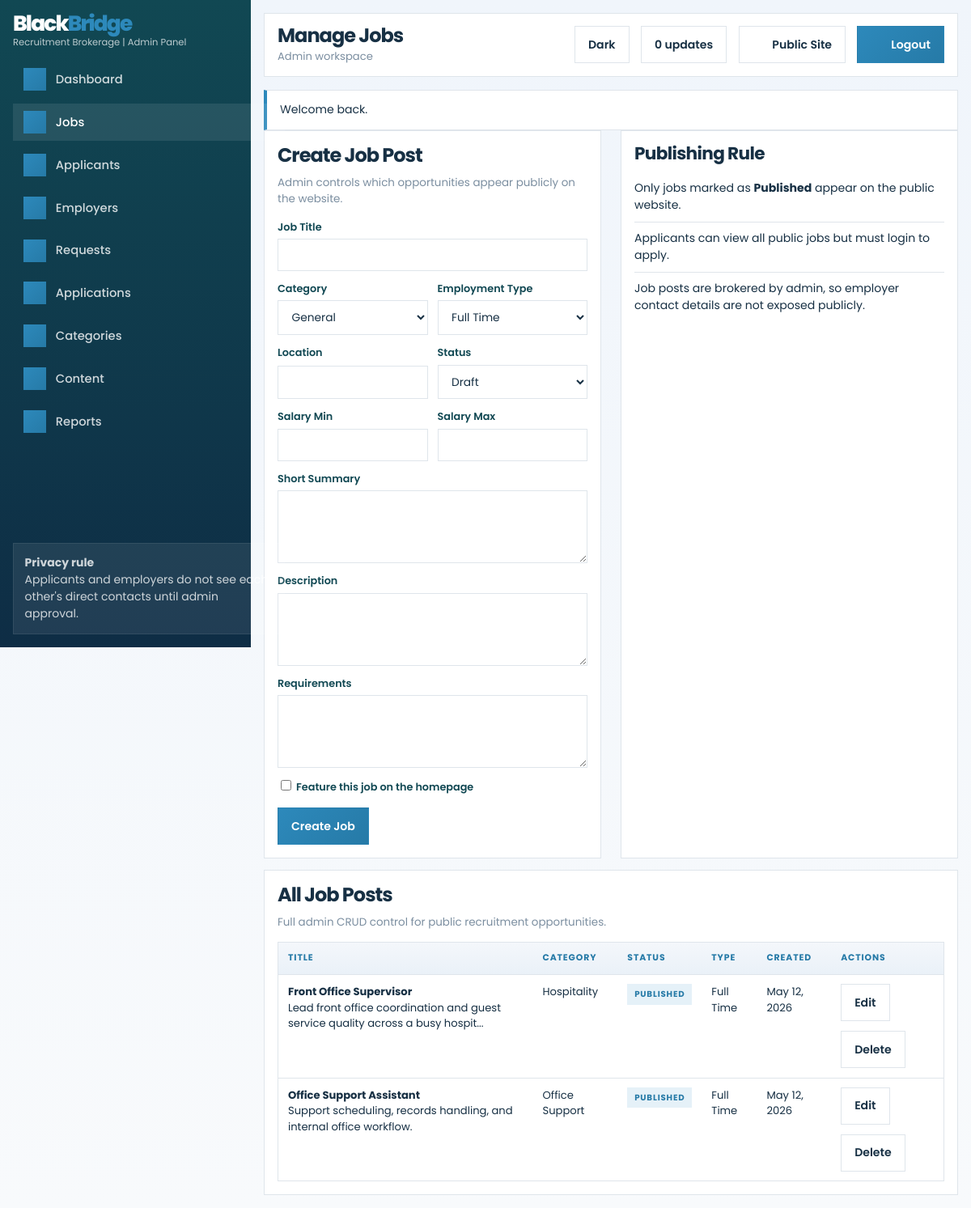
The page /admin/jobs.php (signed in) on the database its author committed.
### tables this page shows
CREATE TABLE IF NOT EXISTS users (
    id INT UNSIGNED AUTO_INCREMENT PRIMARY KEY,
    role ENUM('admin', 'applicant', 'employer') NOT NULL,
    first_name VARCHAR(100) NOT NULL,
    last_name VARCHAR(100) NOT NULL,
    email VARCHAR(190) NOT NULL UNIQUE,
    phone VARCHAR(50) NOT NULL,
    password_hash VARCHAR(255) NOT NULL,
    account_status ENUM('Active', 'Inactive') NOT NULL DEFAULT 'Active',
    created_at DATETIME NOT NULL DEFAULT CURRENT_TIMESTAMP
);

CREATE TABLE IF NOT EXISTS jobs (
    id INT UNSIGNED AUTO_INCREMENT PRIMARY KEY,
    title VARCHAR(200) NOT NULL,
    category_id INT UNSIGNED NULL,
    location VARCHAR(150) NOT NULL,
    employment_type VARCHAR(80) NOT NULL,
    salary_min DECIMAL(10, 2) NULL,
    salary_max DECIMAL(10, 2) NULL,
    summary TEXT NOT NULL,
    description LONGTEXT NOT NULL,
    requirements LONGTEXT NULL,
    status ENUM('Draft', 'Published', 'Closed') NOT NULL DEFAULT 'Draft',
    is_featured TINYINT(1) NOT NULL DEFAULT 0,
    created_by INT UNSIGNED NULL,
    created_at DATETIME NOT NULL DEFAULT CURRENT_TIMESTAMP,
    updated_at DATETIME NOT NULL DEFAULT CURRENT_TIMESTAMP ON UPDATE CURRENT_TIMESTAMP,
    CONSTRAINT fk_jobs_category
        FOREIGN KEY (category_id) REFERENCES skill_categories(id)
        ON DELETE SET NULL,
    CONSTRAINT fk_jobs_creator
        FOREIGN KEY (created_by) REFERENCES users(id)
        ON DELETE SET NULL
);

CREATE TABLE IF NOT EXISTS skill_categories (
    id INT UNSIGNED AUTO_INCREMENT PRIMARY KEY,
    name VARCHAR(150) NOT NULL UNIQUE,
    description TEXT NULL,
    is_active TINYINT(1) NOT NULL DEFAULT 1,
    created_at DATETIME NOT NULL DEFAULT CURRENT_TIMESTAMP
);

### includes/auth.php (called while the page is built, shortened)
<?php
function current_user(): ?array
{
    static $cachedUser = null;
    static $cachedUserId = null;
    $userId = $_SESSION['user_id'] ?? null;
    if ($cachedUser !== null && $cachedUserId === (int) $userId) {
        return $cachedUser;
    }
    global $pdo;
    $statement = $pdo->prepare(
        'SELECT u.*, ep.company_name
         FROM users u
         LEFT JOIN employer_profiles ep ON ep.user_id = u.id
         WHERE u.id = :id
         LIMIT 1'
    );
    $statement->execute(['id' => $userId]);
    $user = $statement->fetch();
    $cachedUser = $user;
    $cachedUserId = (int) $userId;
    return $cachedUser;
}
function is_logged_in(): bool
{
    return current_user() !== null;
}
function require_login(): void
{
    if (is_logged_in()) {
        return;
    }
}
function require_role(array|string $roles): void
{
    require_login();
    $roles = (array) $roles;
    $user = current_user();
    if ($user !== null && in_array($user['role'], $roles, true)) {
        return;
    }
}

### admin/jobs.php (the view, shortened to what this page needs)
<?php
require_once dirname(__DIR__) . '/config/config.php';
require_role('admin');
$pageTitle = 'Manage Jobs';
$editJob = [
    'id' => '',
    'title' => '',
    'category_id' => '',
    'location' => '',
    'employment_type' => 'Full Time',
    'salary_min' => '',
    'salary_max' => '',
    'summary' => '',
    'description' => '',
    'requirements' => '',
    'status' => 'Draft',
    'is_featured' => 0,
];
$editId = (int) ($_GET['edit'] ?? 0);
$jobs = $pdo->query(
    'SELECT j.*, sc.name AS category_name
     FROM jobs j
     LEFT JOIN skill_categories sc ON sc.id = j.category_id
     ORDER BY j.created_at DESC'
)->fetchAll();
require_once dirname(__DIR__) . '/includes/dashboard_header.php';
?>
<section class="two-column">
    <article class="form-card">
        <div class="section-head">
            <div>
                <h2><?= $editId > 0 ? 'Edit Job Post' : 'Create Job Post' ?></h2>
                <p>Admin controls which opportunities appear publicly on the website.</p>
            </div>
        </div>
        <form method="post">
            <div class="form-grid">
                <div class="field full">
                    <label for="title">Job Title</label>
                    <input id="title" name="title" type="text" value="<?= e($editJob['title']) ?>" required>
                </div>
                <div class="field">
                    <label for="category_id">Category</label>
                    <select id="category_id" name="category_id">
                        <option value="">General</option>
                    </select>
                </div>
                <div class="field">
                    <label for="employment_type">Employment Type</label>
                    <select id="employment_type" name="employment_type">
                        <option value="Full Time" <?= selected_option((string) $editJob['employment_type'], 'Full Time') ?>>Full Time</option>
                    </select>
                </div>
                <div class="field">
                    <label for="location">Location</label>
                    <input id="location" name="location" type="text" value="<?= e($editJob['location']) ?>" required>
                </div>
                <div class="field">
                    <label for="status">Status</label>
                    <select id="status" name="status">
                        <option value="Draft" <?= selected_option((string) $editJob['status'], 'Draft') ?>>Draft</option>
                    </select>
                </div>
                <div class="field">
                    <label for="salary_min">Salary Min</label>
                    <input id="salary_min" name="salary_min" type="number" min="0" step="0.01" value="<?= e((string) $editJob['salary_min']) ?>">
                </div>
                <div class="field">
                    <label for="salary_max">Salary Max</label>
                    <input id="salary_max" name="salary_max" type="number" min="0" step="0.01" value="<?= e((string) $editJob['salary_max']) ?>">
                </div>
                <div class="field full">
                    <label for="summary">Short Summary</label>
                    <textarea id="summary" name="summary" required><?= e($editJob['summary']) ?></textarea>
                </div>
                <div class="field full">
                    <label for="description">Description</label>
                    <textarea id="description" name="description" required><?= e($editJob['description']) ?></textarea>
                </div>
                <div class="field full">
                    <label for="requirements">Requirements</label>
                    <textarea id="requirements" name="requirements"><?= e($editJob['requirements']) ?></textarea>
                </div>
                <div class="field full">
                    <label>
                        <input type="checkbox" name="is_featured" value="1" <?= checked_option((int) $editJob['is_featured'] === 1) ?>>
                        Feature this job on the homepage
                    </label>
                </div>
            </div>
            <div class="card-actions" style="margin-top: 1rem;">
                <button class="button button-dark" type="submit"><?= $editId > 0 ? 'Update Job' : 'Create Job' ?></button>
            </div>
        </form>
    </article>
    <article class="panel">
        <h2>Publishing Rule</h2>
        <ul class="list-clean">
            <li>Only jobs marked as <strong>Published</strong> appear on the public website.</li>
            <li>Applicants can view all public jobs but must login to apply.</li>
            <li>Job posts are brokered by admin, so employer contact details are not exposed publicly.</li>
        </ul>
    </article>
</section>
<section class="table-card">
    <div class="section-head">
        <div>
            <h2>All Job Posts</h2>
            <p>Full admin CRUD control for public recruitment opportunities.</p>
        </div>
    </div>
    <div class="table-wrap">
        <table>
            <thead>
                <tr>
                    <th>Title</th>
                    <th>Category</th>
                    <th>Status</th>
                    <th>Type</th>
                    <th>Created</th>
                    <th>Actions</th>
                </tr>
            </thead>
            <tbody>
                <?php foreach ($jobs as $job): ?>
                    <tr>
                        <td>
                            <strong><?= e($job['title']) ?></strong><br>
                            <?= e(truncate_text($job['summary'], 80)) ?>
                        </td>
                        <td><?= e($job['category_name'] ?: 'General') ?></td>
                        <td><span class="badge <?= e(status_badge_class($job['status'])) ?>"><?= e($job['status']) ?></span></td>
                        <td><?= e($job['employment_type']) ?></td>
                        <td><?= e(format_date($job['created_at'])) ?></td>
                        <td>
                            <div class="table-actions">
                                <a class="ghost-button" href="<?= e(app_url('admin/jobs.php?edit=' . $job['id'])) ?>">Edit</a>
                                <form method="post">
                                    <button class="ghost-button" type="submit">Delete</button>
                                </form>
                            </div>
                        </td>
                    </tr>
                <?php endforeach; ?>
            </tbody>
        </table>
    </div>
</section>
<?php require_once dirname(__DIR__) . '/includes/dashboard_footer.php'; ?>

### includes/dashboard_header.php (shortened to what this page needs)
<?php
$pageTitle = $pageTitle ?? 'Dashboard';
$currentUser = current_user();
$flashMessages = get_flashes();
$notificationCount = unread_notification_count($pdo, (int) $currentUser['id']);
$brandPrimary = site_setting($pdo, 'branding.primary_word', 'Black');
$brandAccent = site_setting($pdo, 'branding.accent_word', 'Bridge');
$brandTagline = site_setting($pdo, 'branding.tagline', 'Recruitment Brokerage');
$navigation = match ($currentUser['role']) {
    'admin' => [
        ['label' => 'Dashboard', 'path' => 'admin/dashboard.php', 'icon' => 'dashboard'],
        ['label' => 'Jobs', 'path' => 'admin/jobs.php', 'icon' => 'briefcase'],
        ['label' => 'Applicants', 'path' => 'admin/applicants.php', 'icon' => 'users'],
        ['label' => 'Employers', 'path' => 'admin/employers.php', 'icon' => 'building'],
        ['label' => 'Requests', 'path' => 'admin/requests.php', 'icon' => 'link'],
        ['label' => 'Applications', 'path' => 'admin/applications.php', 'icon' => 'document'],
        ['label' => 'Categories', 'path' => 'admin/categories.php', 'icon' => 'category'],
        ['label' => 'Content', 'path' => 'admin/content.php', 'icon' => 'spark'],
        ['label' => 'Reports', 'path' => 'admin/reports.php', 'icon' => 'chart'],
    ],
    'applicant' => [
        ['label' => 'Dashboard', 'path' => 'applicant/dashboard.php', 'icon' => 'dashboard'],
        ['label' => 'My Profile', 'path' => 'applicant/profile.php', 'icon' => 'user-check'],
        ['label' => 'Applications', 'path' => 'applicant/applications.php', 'icon' => 'document'],
    ],
    default => [
        ['label' => 'Dashboard', 'path' => 'employer/dashboard.php', 'icon' => 'dashboard'],
        ['label' => 'Candidates', 'path' => 'employer/candidates.php', 'icon' => 'users'],
        ['label' => 'Requests', 'path' => 'employer/requests.php', 'icon' => 'link'],
    ],
};
?>
<!DOCTYPE html>
<html lang="en" data-theme="light">
<head>
    <link rel="stylesheet" href="<?= e(versioned_asset_url('css/style.css')) ?>">
</head>
<body class="dashboard-body">
    <div class="dashboard-shell">
        <aside class="sidebar" data-sidebar>
            <div class="sidebar-brand">
                <a class="brand brand-logo dashboard-brand" href="<?= e(app_url('index.php')) ?>">
                    <span class="brand-copy">
                        <span class="brand-name">
                            <span class="brand-word brand-word-light"><?= e($brandPrimary) ?></span><span class="brand-word brand-word-accent"><?= e($brandAccent) ?></span>
                        </span>
                        <small><?= e($brandTagline) ?> | <?= e(role_label($currentUser['role'])) ?> Panel</small>
                    </span>
                </a>
            </div>
            <nav class="sidebar-nav">
                <?php foreach ($navigation as $item): ?>
                    <a class="<?= e(active_class([$item['path']])) ?>" href="<?= e(app_url($item['path'])) ?>">
                        <span class="nav-icon"><?= ui_icon($item['icon'] ?? 'spark', 'nav-icon-svg') ?></span>
                        <?= e($item['label']) ?>
                    </a>
                <?php endforeach; ?>
            </nav>
            <div class="sidebar-card">
                <strong>Privacy rule</strong>
                <p>Applicants and employers do not see each other's direct contacts until admin approval.</p>
            </div>
        </aside>
        <div class="dashboard-main">
            <header class="dashboard-topbar">
                <div class="dashboard-topbar-left">
                    <div>
                        <h1><?= e($pageTitle) ?></h1>
                        <p><?= e(role_label($currentUser['role'])) ?> workspace</p>
                    </div>
                </div>
                <div class="dashboard-topbar-right">
                    <button type="button" class="ghost-button theme-toggle" data-theme-toggle>Theme</button>
                    <div class="notification-pill"><?= e((string) $notificationCount) ?> updates</div>
                    <a class="ghost-button" href="<?= e(app_url('index.php')) ?>"><?= ui_icon('globe', 'button-icon') ?>Public Site</a>
                    <a class="button button-dark" href="<?= e(app_url('logout.php')) ?>"><?= ui_icon('lock', 'button-icon') ?>Logout</a>
                </div>
            </header>
            <?php if ($flashMessages !== []): ?>
                <div class="flash-stack dashboard-flashes">
                    <?php foreach ($flashMessages as $flash): ?>
                        <div class="flash flash-<?= e($flash['type']) ?>" data-flash>
                            <?= e($flash['message']) ?>
                        </div>
                    <?php endforeach; ?>
                </div>
            <?php endif; ?>
            <main class="dashboard-content">

### rows shown on the page
users: role "Admin"
jobs: title "Front Office Supervisor", summary "Lead front office coordination and guest service quality across a busy hospit...", category.name "Hospitality", status "PUBLISHED", employment_type "Full Time", created_at "May 12, 2026"
jobs: title "Office Support Assistant", summary "Support scheduling, records handling, and internal office workflow.", category.name "Office Support", status "PUBLISHED", employment_type "Full Time", created_at "May 12, 2026"

### other values the page prints
$brandPrimary "Black"
$brandAccent "Bridge"
$brandTagline "Recruitment Brokerage"
$item['label'] "Dashboard"
$item['label'] "Jobs"
$item['label'] "Applicants"
$item['label'] "Employers"
$item['label'] "Requests"
$item['label'] "Applications"
$item['label'] "Categories"
$item['label'] "Content"
$item['label'] "Reports"
$pageTitle "Manage Jobs"
$notificationCount "0"
$flash['message'] "Welcome back."
